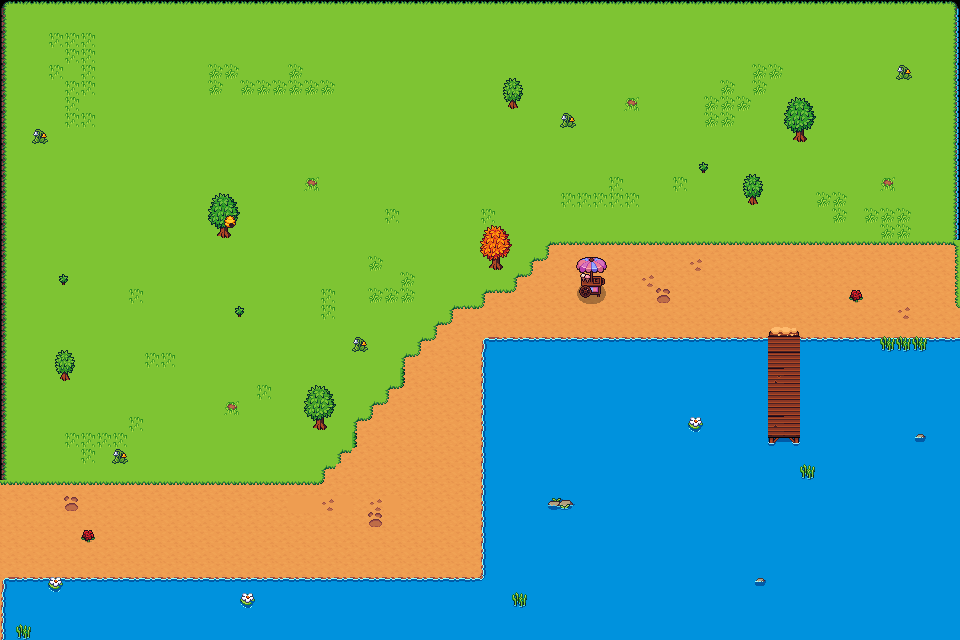

This game map was drawn from its Tiled (.tmx) file and the tilesets committed beside it. A one-line description and the trimmed map source follow:
An orthogonal 60x40 tile map with 16x16 px tiles, 2 tile layers (Base Terrain, Decorations), 8 tilesets and 13 objects.

<map version="1.10" tiledversion="1.11.2" orientation="orthogonal" renderorder="right-down" width="60" height="40" tilewidth="16" tileheight="16" infinite="0" nextlayerid="4" nextobjectid="51">
 <tileset firstgid="1" name="ALL props seasons" tilewidth="16" tileheight="16" tilecount="264" columns="22">
  <image source="../Farm/Tileset/Modular/ALL props seasons.png" width="352" height="192" />
 </tileset>
 <tileset firstgid="265" name="Maple Tree" tilewidth="32" tileheight="48" tilecount="36" columns="9">
  <image source="../Farm/Tree/Common/No Shadow/Maple Tree.png" width="288" height="192" />
 </tileset>
 <tileset firstgid="301" name="PropsWater Summer" tilewidth="16" tileheight="16" tilecount="80" columns="10">
  <image source="../Farm/Props/Summer/PropsWater Summer.png" width="160" height="128" />
 </tileset>
 <tileset firstgid="381" name="Tileset Grass Summer" tilewidth="16" tileheight="16" tilecount="960" columns="24">
  <image source="../Farm/Tileset/Modular/Tileset Grass Summer.png" width="384" height="640" />
 </tileset>
 <tileset firstgid="1341" name="Tileset Grass Water Summer" tilewidth="16" tileheight="16" tilecount="768" columns="48">
  <image source="../Farm/Tileset/Modular/Tileset Grass Water Summer.png" width="768" height="256" />
 </tileset>
 <tileset firstgid="2109" name="Water Ground animations tiles" tilewidth="16" tileheight="16" tilecount="384" columns="24">
  <image source="../Farm/Tileset/Modular/Water Ground animations tiles.png" width="384" height="256" />
 </tileset>
 <tileset firstgid="2493" name="ice cream cart" tilewidth="32" tileheight="48" tilecount="2" columns="2">
  <image source="../Exterior/ice cream cart.png" width="64" height="48" />
 </tileset>
 <tileset firstgid="2495" name="Bridge Beach" tilewidth="16" tileheight="16" tilecount="112" columns="8">
  <image source="../Exterior/Fence and Bridge/Bridge Beach.png" width="128" height="224" />
 </tileset>
 <layer id="1" name="Base Terrain" width="60" height="40">
  <data>[2400 cells, 2400 non-empty, 21 distinct tile ids]</data>
 </layer>
 <layer id="2" name="Decorations" width="60" height="40">
  <data>[2400 cells, 124 non-empty, 28 distinct tile ids]</data>
 </layer>
 <objectgroup id="3" name="Collision">
  <object id="9" x="0" y="576" width="480" height="64" />
  <object id="11" x="800" y="336" width="160" height="112" />
  <object id="12" x="480" y="336" width="288" height="112" />
  <object id="13" x="480" y="448" width="480" height="192" />
  <object id="38" x="793.682" y="132.162" width="13.5186" height="9.96105" />
  <object id="39" x="747.968" y="196.909" width="9.78317" height="7.82654" />
  <object id="40" x="579.473" y="285.218" width="22.1351" height="12.8952" />
  <object id="42" x="489.645" y="259.192" width="13.1123" height="10.2384" />
  <object id="43" x="313.607" y="420.49" width="13.2568" height="9.42478" />
  <object id="44" x="217.312" y="228.34" width="13.8142" height="9.57704" />
  <object id="45" x="59.9301" y="372.801" width="10.134" height="8.27024" />
  <object id="46" x="508.068" y="99.2122" width="10.4268" height="10.0055" />
  <object id="50" x="768" y="437.349" width="32.0718" height="10.6514" />
 </objectgroup>
</map>
